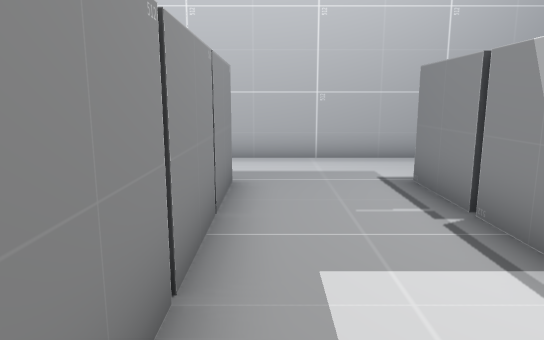
[1] (above)

14 first-person views from a walk through a Unity game level. The camera is 1.4 m above the floor, tilts 10° down and sees 70° across. The floor is counted in squares, 1 m on a side. Each view is taken from the middle of a square. On the plan, view 1 faces up. The plan holds only what a view shows up to about 16 squares ahead; the rest is blank.

[2]
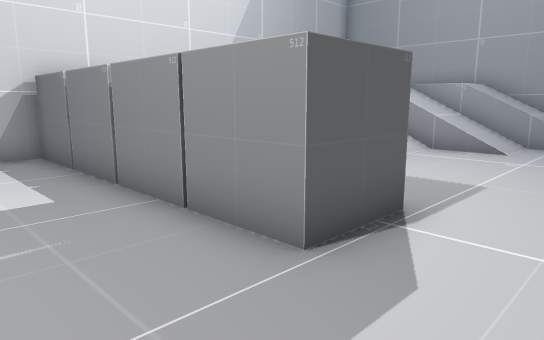

[3]
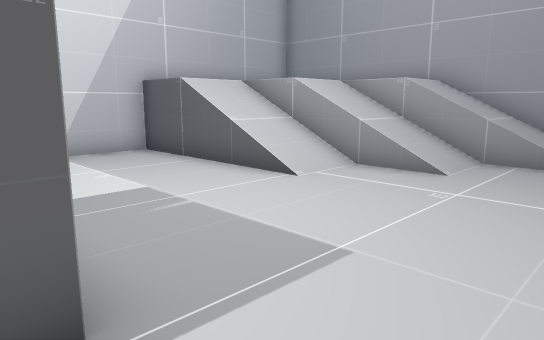

[4]
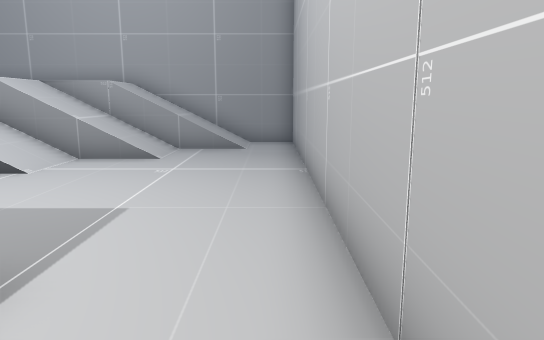

[5]
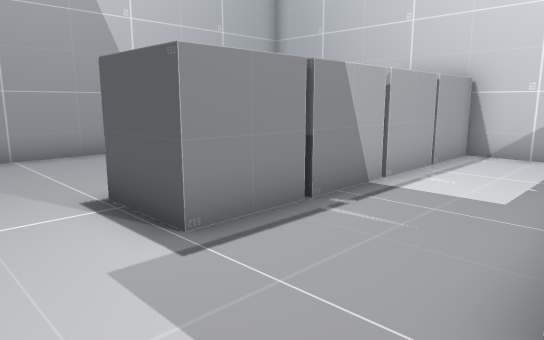

[6]
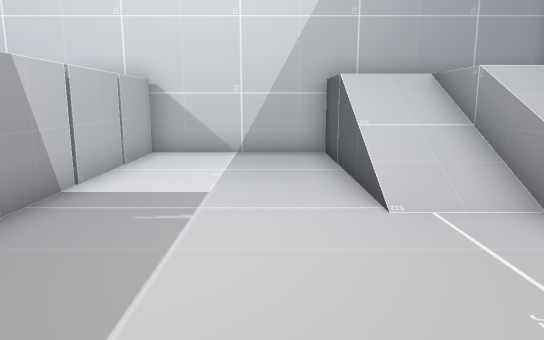

[7]
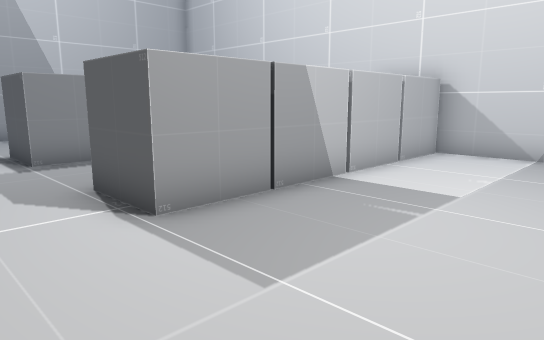

[8]
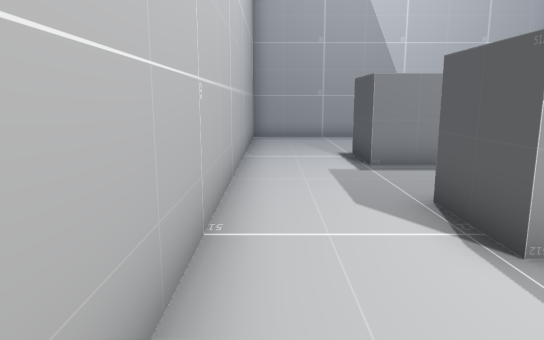

[9]
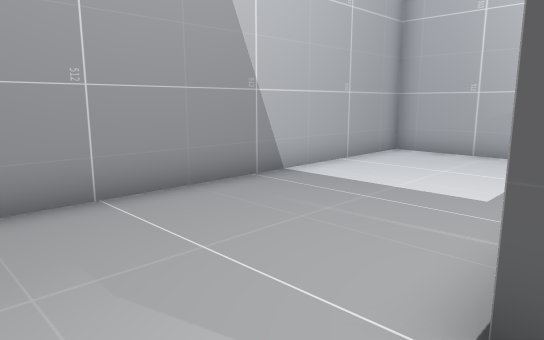

[10]
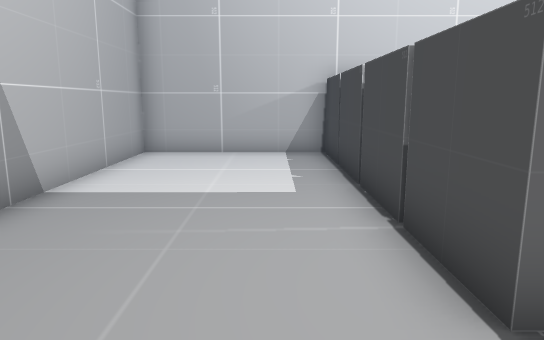

[11]
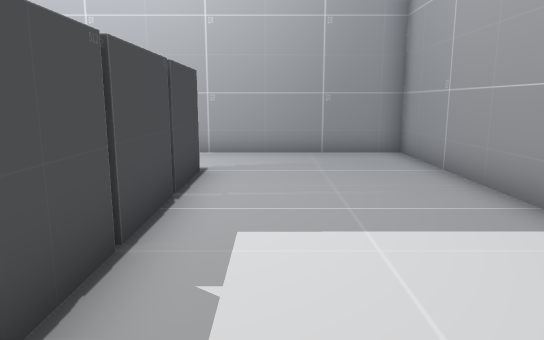

[12]
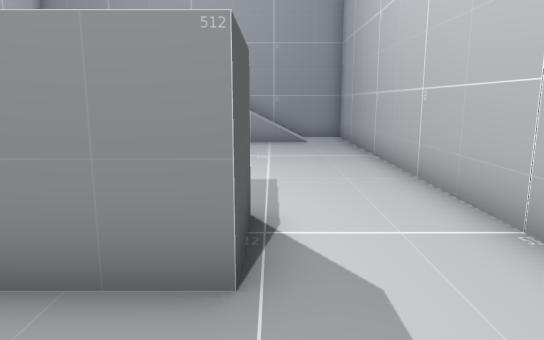

[13]
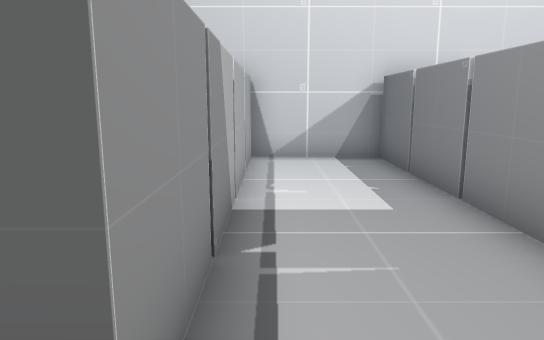

[14]
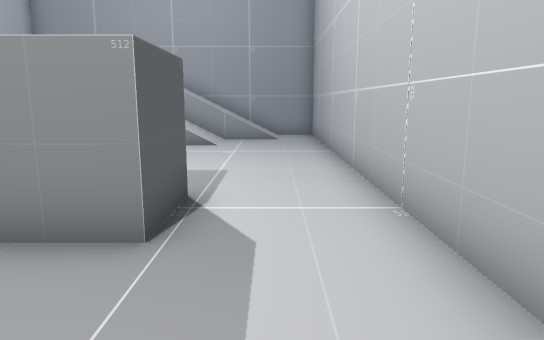

### Floor plan
Key: @ floor where view 1 was taken; # wall or solid block; . main floor; : floor 2 m higher than the main floor; / step, stairs or slope; = window, fence, low wall or low ledge.
Columns run from 14 left of view 1 to 10 right of it. Each row starts with its distance up from view 1.
 10 #########################
  9 #.......................#
  8 #//.....................#
  7 #//.........##...##.....#
  6 #////......###...##.....#
  5 #////......###...##.....#
  4 #/=////....###...##.....#
  3 #  ////....###...##.....#
  2 #  ////....###...##.....#
  1 #    //....###...##.....#
  0 #    ::....###@..##.....#
 -1 #      ....###...##.....#
 -2 #########################

Where each view was taken, in squares from view 1:
view 1: 0 up, 0 right, facing up
view 2: 9 up, 2 right, facing down-left
view 3: 9 up, 2 left, facing down-left
view 4: 9 up, 0 right, facing left
view 5: 9 up, 1 left, facing down-right
view 6: 9 up, 6 left, facing down
view 7: 9 up, 7 left, facing down-right
view 8: 9 up, 6 left, facing right
view 9: 9 up, 4 right, facing down-right
view 10: 9 up, 6 right, facing down
view 11: 1 down, 6 right, facing up
view 12: 7 up, 2 right, facing left
view 13: 8 up, 2 right, facing down
view 14: 8 up, 3 right, facing left
